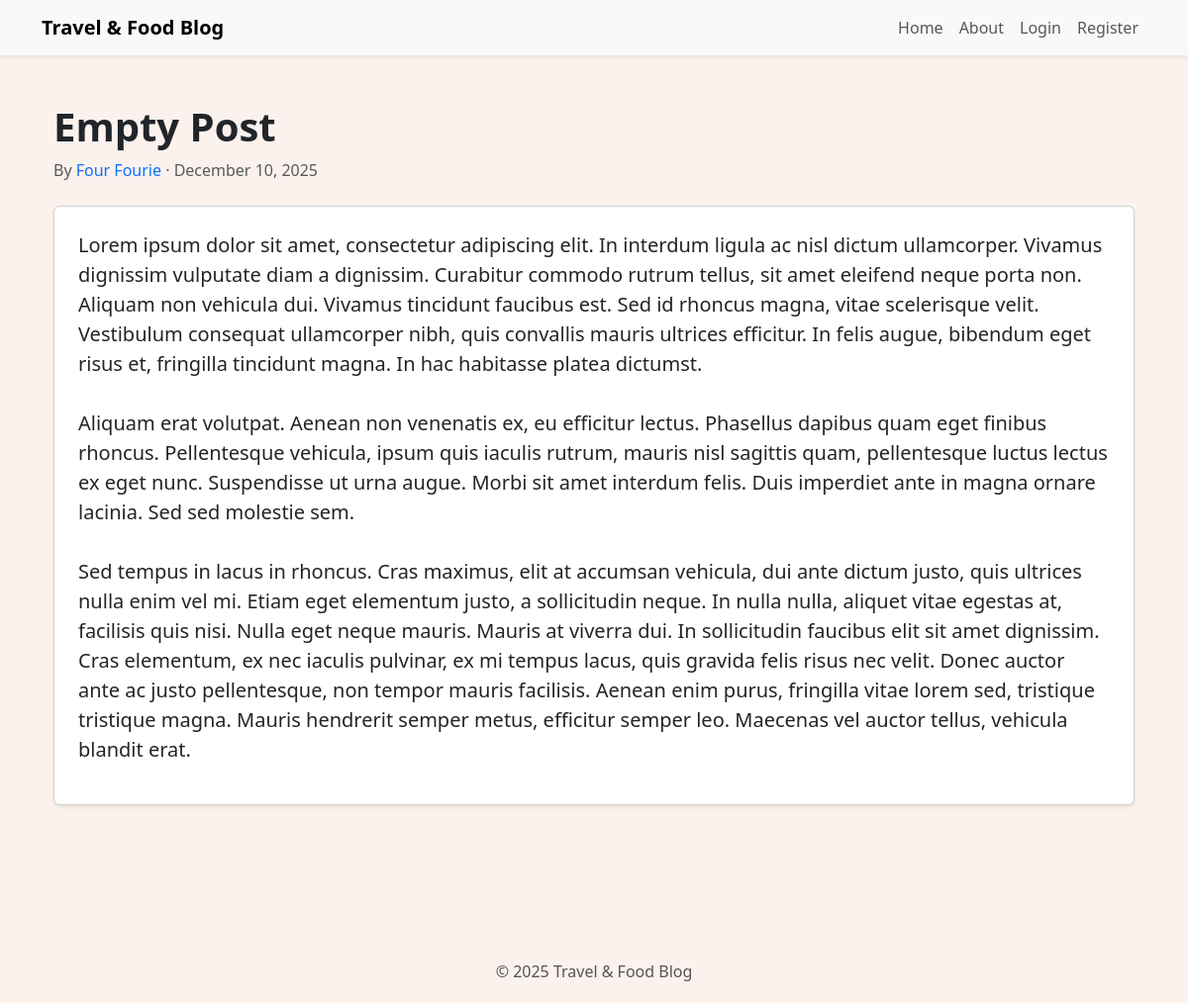
Page /11 on the committed database.
### travelcompanyblog/models.py (models this page shows, shortened)
class BlogPost(db.Model):
    users = db.relationship(User)
    id = db.Column(db.Integer, primary_key=True)
    user_id = db.Column(db.Integer, db.ForeignKey('users.id'), nullable=False)
    date = db.Column(db.DateTime, nullable=False, default=datetime.utcnow)
    title = db.Column(db.String(140), nullable=False)
    text = db.Column(db.Text, nullable=False)

class User(db.Model, UserMixin):
    __tablename__ = 'users'
    id = db.Column(db.Integer, primary_key=True)
    profile_image = db.Column(db.String(64), nullable=False, default='default_profile.png')
    email = db.Column(db.String(64), unique=True, index=True)
    username = db.Column(db.String(64), unique=True, index=True)
    password_hash = db.Column(db.String(128))
    posts = db.relationship('BlogPost', backref='author', lazy=True)

### travelcompanyblog/users/views.py (the view)
@users.route('/<username>')
def user_posts(username):
    page = request.args.get('page', 1, type=int)
    user = User.query.filter_by(username=username).first_or_404()
    blog_posts = BlogPost.query.filter_by(author=user).order_by(BlogPost.date.desc()).paginate(page=page, per_page=5)
    return render_template('user_blog_posts.html', blog_posts=blog_posts, user=user)

### travelcompanyblog/blog_posts/views.py (called while the page is built)
@blog_posts.route('/<int:blog_post_id>')
def blog_post(blog_post_id):
    blog_post = BlogPost.query.get_or_404(blog_post_id)
    return render_template('blog_post.html', title=blog_post.title, date=blog_post.date, post=blog_post)

### travelcompanyblog/templates/blog_post.html (shortened to what this page needs)
{% extends "base.html" %}
{% block content %}
<div class="container py-5">
    <div class="mb-4">
        <h1 class="fw-bold">{{ post.title }}</h1>
        <div class="text-muted">
            <span>By
                <a href="{{ url_for('users.user_posts', username=post.author.username) }}" class="text-decoration-none">
                    {{ post.author.username }}
                </a>
            </span>
            ·
            <span>{{ post.date.strftime('%B %d, %Y') }}</span>
        </div>
    </div>
    <div class="card shadow-sm p-4 mb-5">
        <p class="fs-5" style="white-space: pre-wrap;">{{ post.text }}</p>
    </div>
</div>
{% endblock %}

### travelcompanyblog/templates/base.html (style rules this page uses)
body { background: #FBF2ED; }

### rows in the picture
BlogPost: title "Empty Post", date "December 10, 2025", text "Lorem ipsum dolor sit amet, consectetur adipiscing elit. In interdum ligula ac nisl dictum ullamcorper. Vivamus dignissim vulputate diam a dignissim. Curabitur commodo rutrum tellus, sit amet eleifend neque porta non. Aliquam non vehicula dui. Vivamus tincidunt faucibus est. Sed id rhoncus magna, vitae scelerisque velit. Vestibulum consequat ullamcorper nibh, quis convallis mauris ultrices efficitur. In felis augue, bibendum eget risus et, fringilla tincidunt magna. In hac habitasse platea dictumst. Aliquam erat volutpat. Aenean non venenatis ex, eu efficitur lectus. Phasellus dapibus quam eget finibus rhoncus. Pellentesque vehicula, ipsum quis iaculis rutrum, mauris nisl sagittis quam,…"
User: author.username "Four Fourie"

### other values in the picture
{{ current_year if current_year else "2025" }} "2025"
